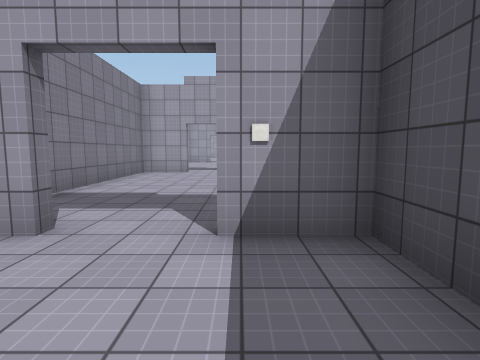
[1] (above)

21 first-person views from a walk through a scene from a Unity 3-D project. The camera is 1.5 m above the floor, tilts 6° down and sees 80° across. The floor is counted in squares, 2 m on a side. Each view is taken from the middle of a square. On the plan, view 1 faces up. The plan holds only what a view shows up to about 10 squares ahead; the rest is blank. The place goes on beyond the plan. The player is left out. Surface patterns are stand-ins for the level's own textures.

[2]
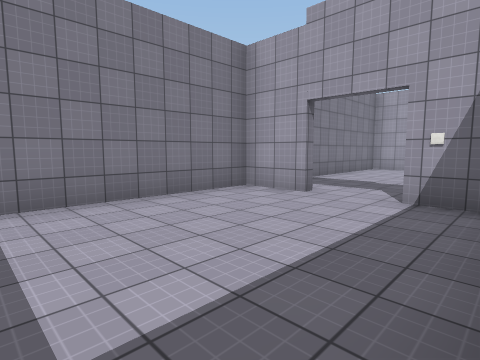

[3]
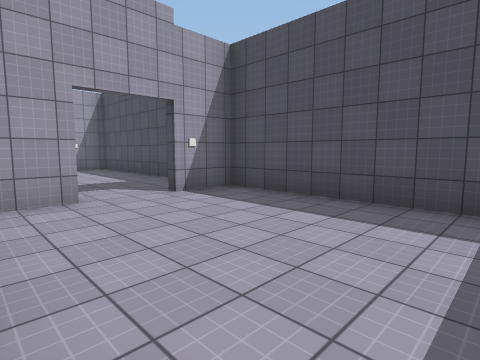

[4]
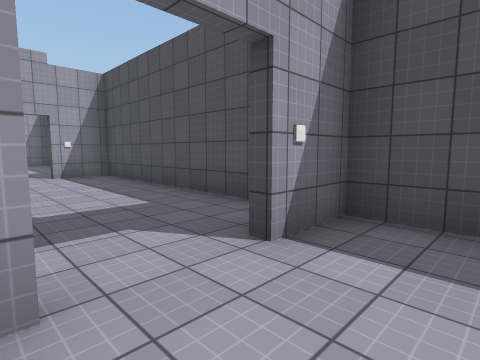

[5]
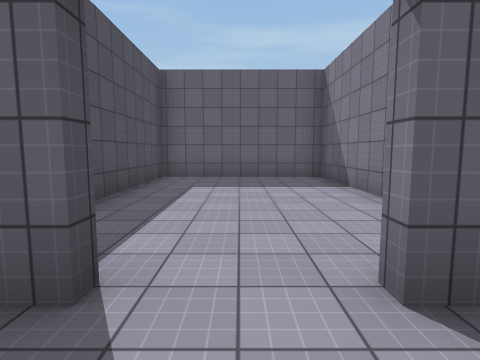

[6]
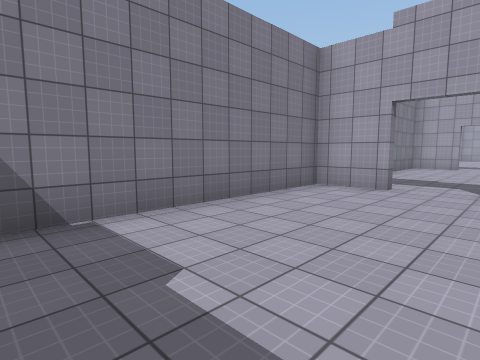

[7]
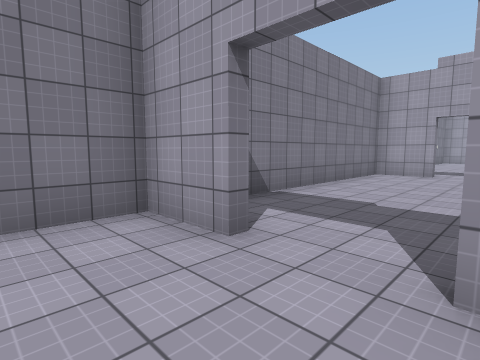

[8]
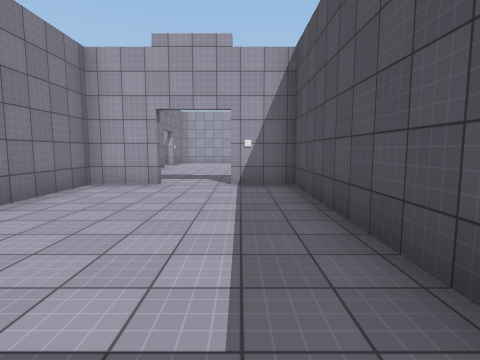

[9]
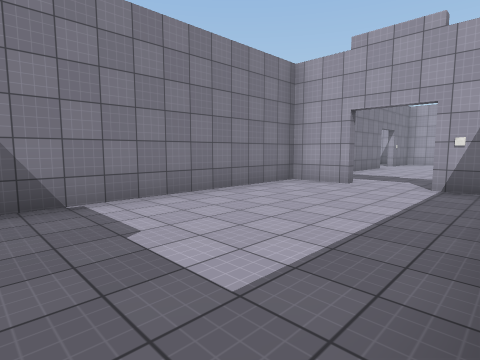

[10]
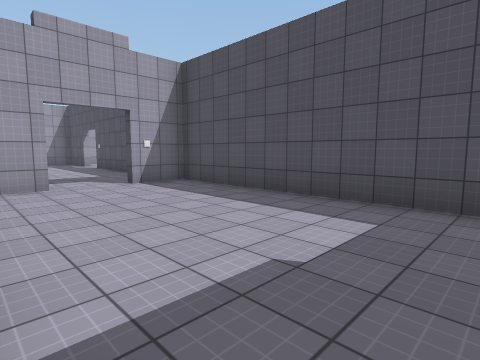

[11]
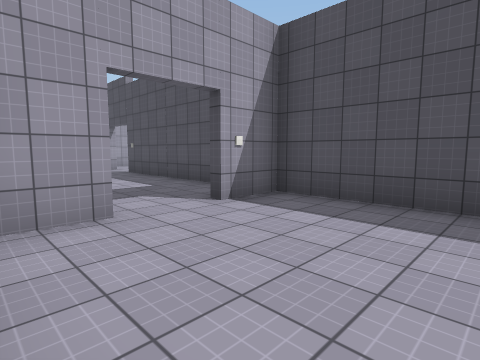

[12]
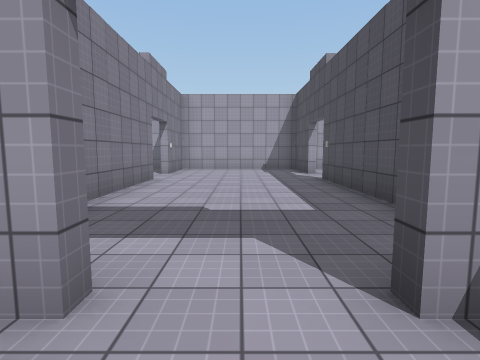

[13]
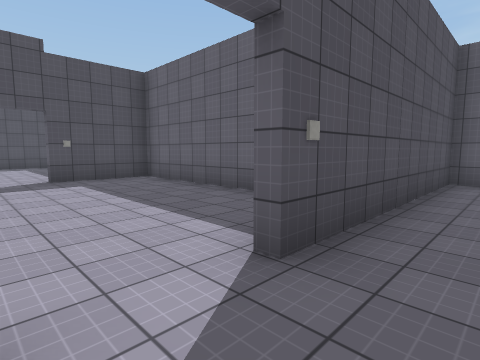

[14]
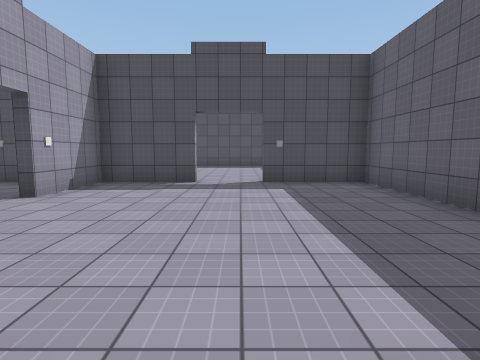

[15]
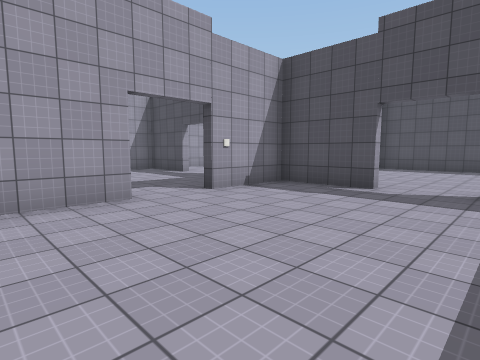

[16]
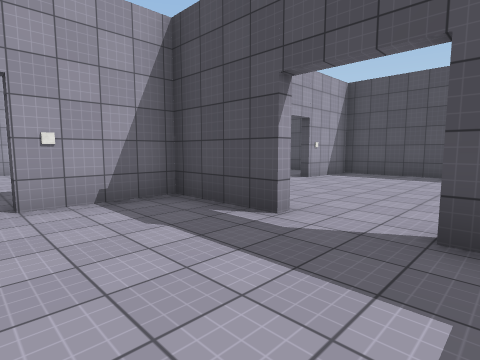

[17]
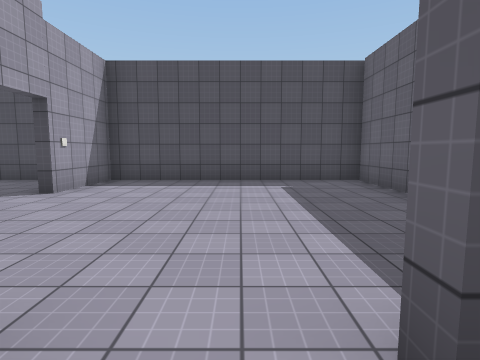

[18]
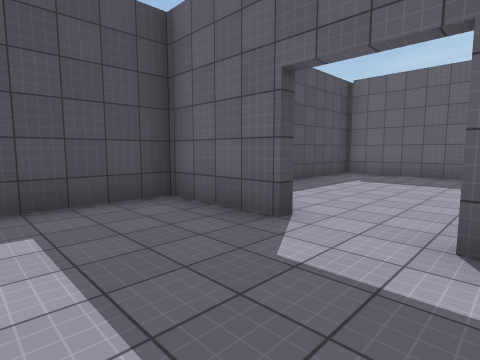

[19]
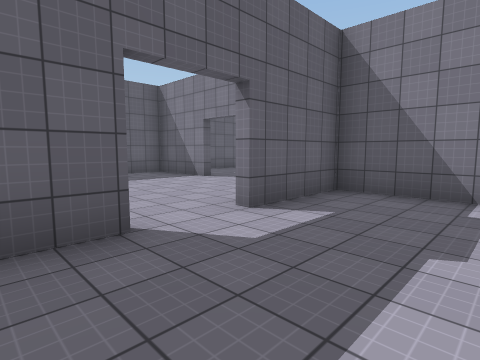

[20]
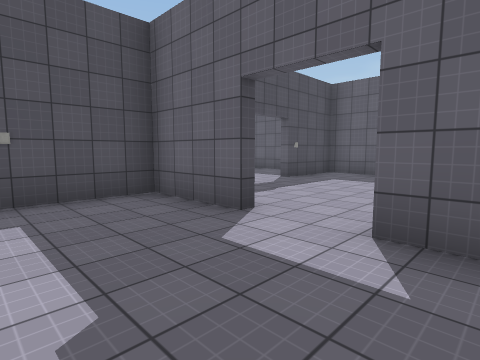

[21]
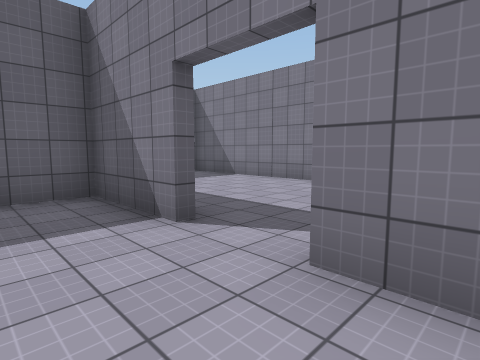

### Floor plan
Ten units are one square. View 1 is at (0, 0); x grows to the right and y downward. Boxes are objects, and circles mark ways between rooms. Rooms are numbered by the first view taken in them; rooms with no view inside come last. Other rooms are left out.
<svg viewBox="-37 -310 183 354">
<path fill="none" stroke="#000" d="M-17 -24 -32 -24 -32 39 12 39 12 -24 -2 -24M12 -39 12 -97 -2 -97M-2 -27 3 -27M-22 -27 -17 -27M-17 -97 -32 -97 -32 -43M12 -112 12 -172 -2 -172M-17 -172 -32 -172 -32 -113M-32 -235 -32 -180M12 -250 12 -260M-32 -260 -32 -250M6 -175 12 -175 12 -235M77 -250 77 -272M40 -272 23 -272M14 -235 14 -211 77 -211 77 -235M14 -260 14 -250M79 -272 54 -272M119 -275 141 -275 141 -300M79 -296 79 -272M79 -275 104 -275M54 -275 77 -275 77 -296M31 -275 40 -275M110 -211 140 -211M79 -235 79 -211 91 -211M141 -206 141 -272 119 -272"/>
<rect x="75" y="-305" width="10" height="10" fill="#bbb"><title>other object</title></rect>
<circle cx="-10" cy="-30" r="3" fill="#2a7"/>
<circle cx="-10" cy="-100" r="3" fill="#2a7"/>
<circle cx="-10" cy="-170" r="3" fill="#2a7"/>
<circle cx="10" cy="-245" r="3" fill="#2a7"/>
<circle cx="45" cy="-270" r="3" fill="#2a7"/>
<circle cx="80" cy="-245" r="3" fill="#2a7"/>
<circle cx="110" cy="-270" r="3" fill="#2a7"/>
<text x="-10" y="0">1</text>
<text x="-10" y="-60">2</text>
<text x="-10" y="-130">3</text>
<text x="-10" y="-220">4</text>
<text x="50" y="-240">5</text>
<text x="110" y="-290">6</text>
<text x="50" y="-290">7</text>
<text x="110" y="-240">8</text>
</svg>
Room 1 opens to room 2. Room 2 opens to room 3. Room 3 opens to room 4. Room 4 opens to room 5. Room 5 opens to room 7. Room 5 opens to room 8. Room 6 opens to room 8.

Where each view was taken, in squares from view 1:
view 1: 0 up, 0 right, facing up
view 2: 2 down, 1 right, facing up-left
view 3: 2 down, 3 left, facing up-right
view 4: 1 up, 2 left, facing up-right
view 5: 4 up, 1 left, facing down
view 6: 4 up, 0 right, facing up-left
view 7: 8 up, 0 right, facing up-left
view 8: 11 up, 0 right, facing up
view 9: 11 up, 1 right, facing up-left
view 10: 11 up, 3 left, facing up-right
view 11: 14 up, 3 left, facing up-right
view 12: 16 up, 1 left, facing up
view 13: 25 up, 0 right, facing down-right
view 14: 24 up, 1 right, facing right
view 15: 23 up, 2 right, facing up-right
view 16: 23 up, 5 right, facing up-right
view 17: 24 up, 7 right, facing right
view 18: 30 up, 10 right, facing down-right
view 19: 30 up, 13 right, facing down-left
view 20: 30 up, 3 right, facing down-right
view 21: 26 up, 3 right, facing down-left
